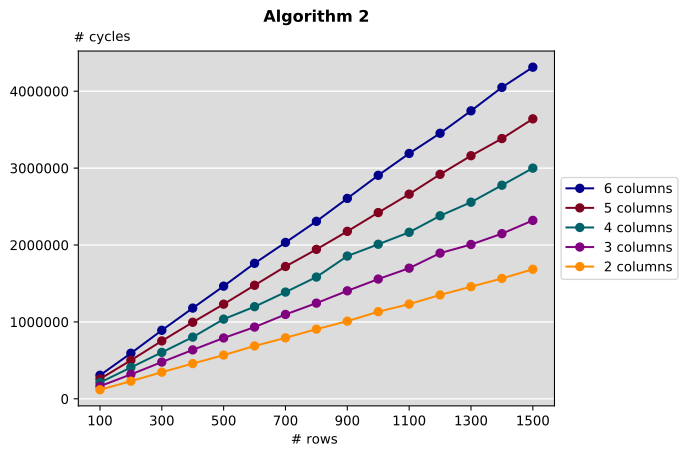

The Python source for this figure:
import matplotlib.pyplot as plt
import numpy as np



num_cycles_2_col = [118057, 229692, 346335, 458544, 568609, 687629, 792671, 906077, 1009746, 1132663, 1231870, 1350894, 1457870, 1565496, 1684648]
num_cycles_3_col = [164210, 317397, 477834, 636046, 791198, 932909, 1097266, 1244378, 1404092, 1557206, 1698983, 1894504, 2006644, 2147682, 2319796]
num_cycles_4_col = [211458, 408386, 603801, 802331, 1036133, 1198107, 1387815, 1583372, 1856378, 2009691, 2165157, 2380303, 2556688, 2777421, 2999669]
num_cycles_5_col = [257714, 500984, 752660, 995665, 1230626, 1476363, 1720741, 1943484, 2177684, 2421661, 2661118, 2918826, 3160986, 3384068, 3640322]
num_cycles_6_col = [306176, 592355, 891041, 1179753, 1465113, 1761986, 2033084, 2308027, 2606195, 2906289, 3190244, 3452967, 3744822, 4049636, 4312359]


x = np.arange(100, 1600, 100)

# plot
fig, ax = plt.subplots()

ax.plot(x, num_cycles_6_col, 'o-', label="6 columns", color='#00008b')
ax.plot(x, num_cycles_5_col, 'o-', label="5 columns", color='#800020')
ax.plot(x, num_cycles_4_col, 'o-', label="4 columns", color='#006269')
ax.plot(x, num_cycles_3_col, 'o-', label="3 columns", color='purple')
ax.plot(x, num_cycles_2_col, 'o-', label="2 columns", color='darkorange')

plt.legend(loc='center left', bbox_to_anchor=(1, 0.5))


ax.grid(axis='y', color="white", linestyle='-', linewidth=1)
ax.set_facecolor("gainsboro")
ax.set_xlabel("# rows ")
ax.set_ylabel("# cycles", rotation=1)
ax.yaxis.set_label_coords(0.05, 1.02)


ax.set_title("Algorithm 2", y=1.06, weight='bold')

plt.xticks(range(100, 1600, 200))
#plt.yticks(range(0, 3, 1))
fig.savefig('plot_algo_2_cycles.svg', bbox_inches='tight')
plt.show()